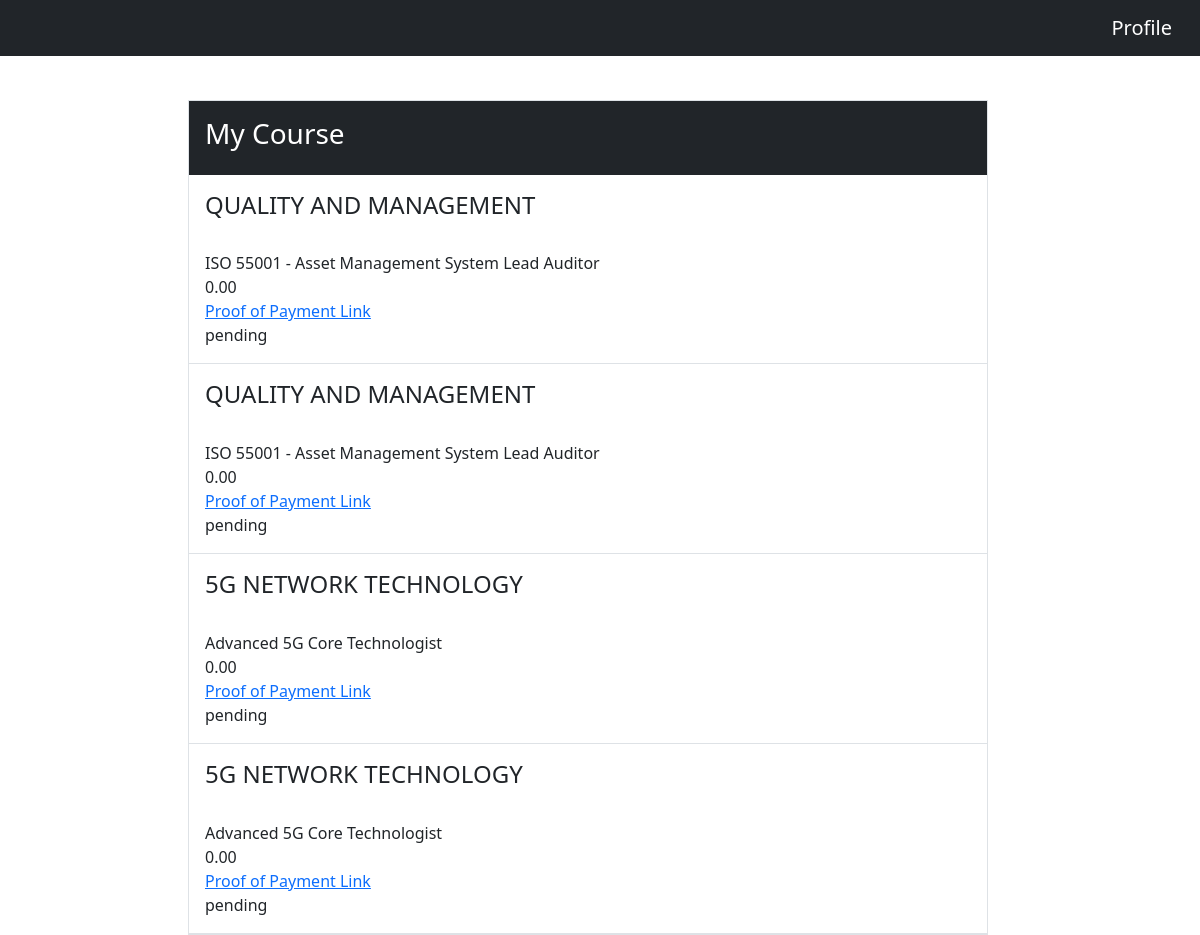
The app's page /course/mycourses/ (signed in) with its own data.
### course/models.py (models this page shows)
class OrderedCourse(models.Model):
    class StatusChoices(models.TextChoices):
        PENDING = 'pending', 'Pending'
        PROCESSING = 'processing', 'Processing'
        PAID = 'paid', 'Paid'
        CANCELLED = 'cancelled', 'Cancelled'
        COMPLETED = 'completed', 'Completed'
    user = models.ForeignKey(Custom_user, related_name='ordered_courses',on_delete=models.CASCADE)
    course = models.ForeignKey(Course, related_name='ordered_courses', on_delete=models.CASCADE)
    price = models.DecimalField(max_digits=12, decimal_places=2, default=0)
    proof_of_payment = models.ImageField(upload_to='payment_images/')
    status = models.CharField(max_length=20, choices=StatusChoices.choices,default=StatusChoices.PENDING)
    def __str__(self):
        return self.course.course

class Course(models.Model):
    category = models.ForeignKey(Category, related_name='courses',on_delete=models.CASCADE)
    course = models.CharField(max_length=255)
    duration = models.CharField(max_length=255)
    price = models.DecimalField(max_digits=12, decimal_places=2)
    isArchived = models.BooleanField(default=False)
    def __str__(self):
        return self.course

class Category(models.Model):
    name = models.CharField(max_length=255)
    class Meta:
        ordering = ('name',)
        verbose_name_plural = 'Categories'
    def __str__(self):
        return self.name

### course/views.py (the view)
# urls.py: path('mycourses/', views.my_courses, name='my_courses' ),
@login_required(login_url='account:login')
def my_courses(request):
    ordered_courses = OrderedCourse.objects.filter(user=request.user)
    print(ordered_courses)
    user = request.user
    return render(request, 'course/mycourses.html',{
        'ordered_courses': ordered_courses,
        'user' : user
    })

### account/models.py (called while the page is built)
    def __str__(self):
        return self.email

### course/templates/course/mycourses.html
{% extends 'account/base.html' %}
{% block content %}
<div class="w-100" style="height:100px;">
    <nav class="navbar navbar-expand-lg navbar-light bg-dark sticky-top">
        <div class="container-fluid d-flex justify-content-end">
        <a class="navbar-brand text-white" href="{% url 'account:home'%}">Profile</a>
        </div>
    </nav>
</div>
<div class="w-100 row justify-content-center ">
    <div class="col-8 border p-0 m-0">
        <div class="w-100  bg-dark p-3 ">
            <h3 class="text-white">My Course</h3>
        </div>
        {%  for ordered_course in  ordered_courses %}
        <div class="p-3 border-bottom">
            <h4>{{ordered_course.course.category}}</h4><br>
            {{ordered_course.course}} <br>
            {{ordered_course.price}} <br>
            <div><a href="{{ordered_course.proof_of_payment.url}}">Proof of Payment Link</a></div>
            {{ordered_course.status}} <br>
        </div>
        {% endfor %}
    </div>
</div>
{% endblock %}

### records on screen
OrderedCourse: course.category "QUALITY AND MANAGEMENT", course "ISO 55001 - Asset Management System Lead Auditor", price "0.00", status "pending"
OrderedCourse: course.category "QUALITY AND MANAGEMENT", course "ISO 55001 - Asset Management System Lead Auditor", price "0.00", status "pending"
OrderedCourse: course.category "5G NETWORK TECHNOLOGY", course "Advanced 5G Core Technologist", price "0.00", status "pending"
OrderedCourse: course.category "5G NETWORK TECHNOLOGY", course "Advanced 5G Core Technologist", price "0.00", status "pending"
